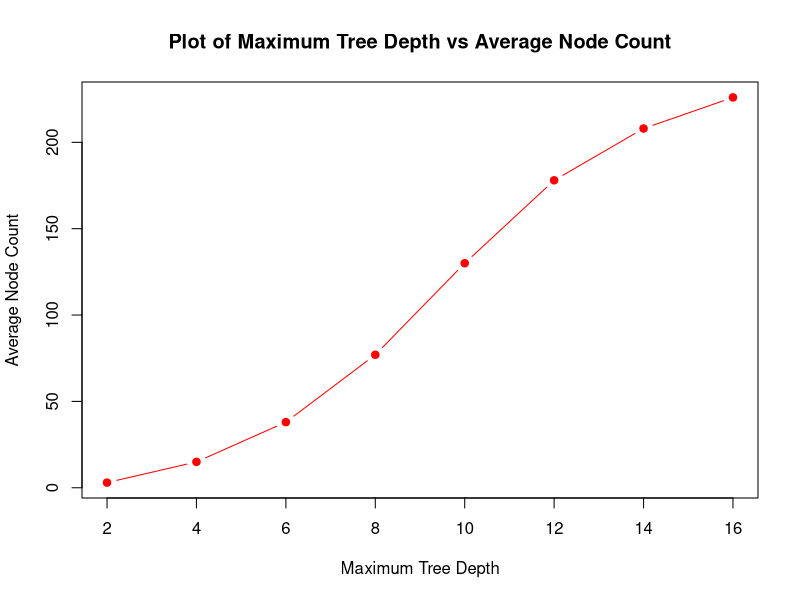
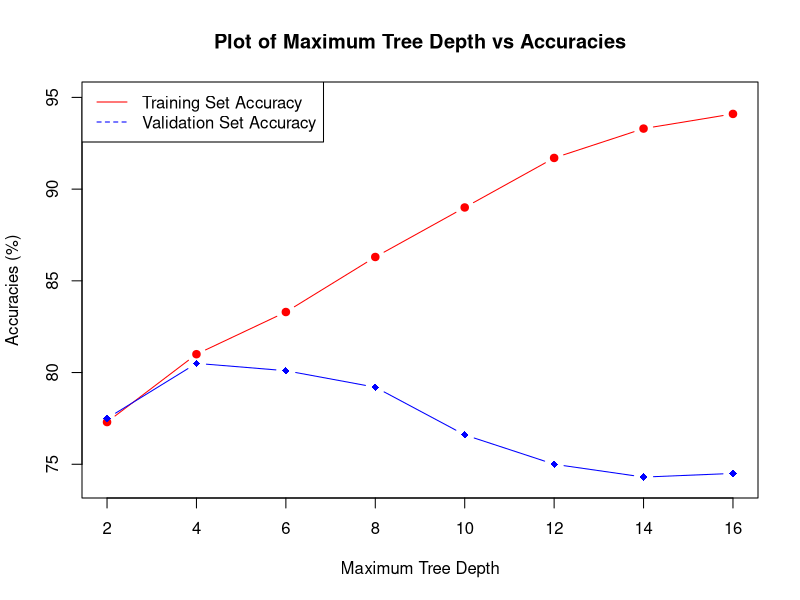
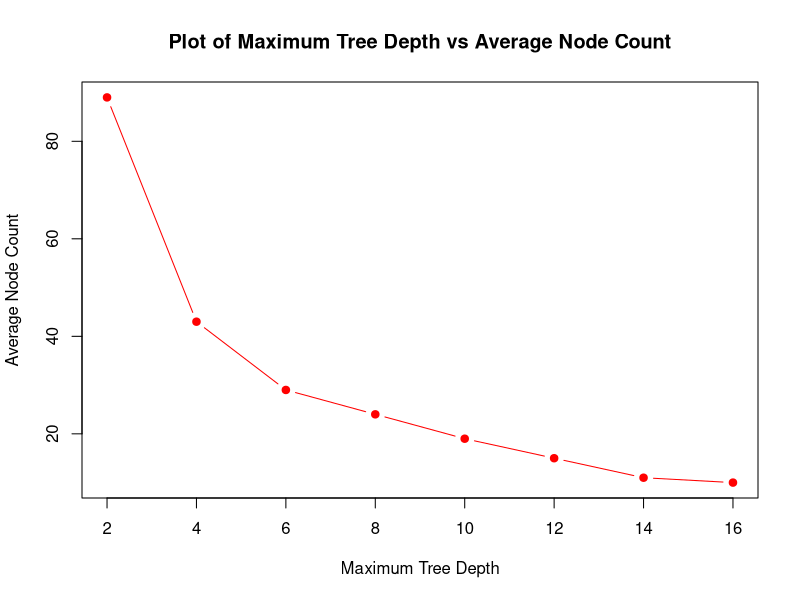
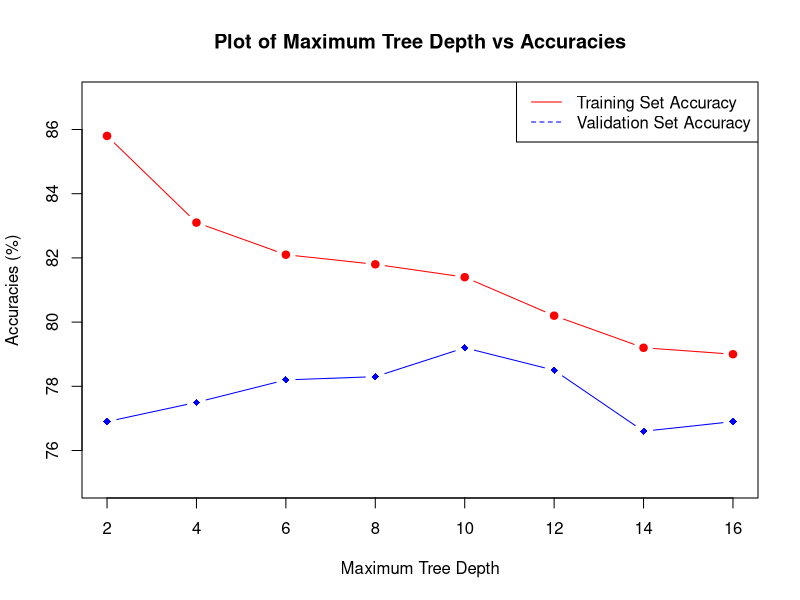

Here is the R script that generated these plots, in order:
depth_size <- c(2,4,6,8,10,12,14,16)
depth_training_accuracy <- c(77.3,81.0,83.3, 86.3, 89.0, 91.7, 93.3, 94.1)
depth_validation_accuracy <- c(77.5,80.5, 80.1, 79.2, 76.6, 75.0, 74.3, 74.5)
depth_node_count <- c(3, 15, 38, 77, 130, 178, 208,226)

plot(depth_size, depth_node_count, type = "b", pch = 19, col = "red", 
     main = "Plot of Maximum Tree Depth vs Average Node Count",
     xlab = "Maximum Tree Depth", ylab = "Average Node Count")
plot(depth_size, depth_training_accuracy, type = "b", pch = 19, col = "red", 
     main = "Plot of Maximum Tree Depth vs Accuracies",
     xlab = "Maximum Tree Depth", ylab = "Accuracies (%)", ylim = c(74, 95))
lines(depth_size, depth_validation_accuracy, pch = 18, col = "blue", type = "b")
legend("topleft", legend=c("Training Set Accuracy", "Validation Set Accuracy"),
       col=c("red", "blue"), lty = 1:2)

split <- c(2,4,6,8,10,12,14,16)
split_training_accuracy <- c(85.8, 83.1, 82.1, 81.8, 81.4, 80.2, 79.2, 79.0)
split_validation_accuracy <- c(76.9, 77.5, 78.2, 78.3, 79.2, 78.5, 76.6, 76.9)
split_node_count <- c(89, 43, 29, 24, 19, 15, 11, 10)
plot(split, split_node_count, type = "b", pch = 19, col = "red", 
     main = "Plot of Maximum Tree Depth vs Average Node Count",
     xlab = "Maximum Tree Depth", ylab = "Average Node Count")
plot(depth_size, split_training_accuracy, type = "b", pch = 19, col = "red", 
     main = "Plot of Maximum Tree Depth vs Accuracies",
     xlab = "Maximum Tree Depth", ylab = "Accuracies (%)", ylim = c(75, 87))
lines(depth_size, split_validation_accuracy, pch = 18, col = "blue", type = "b")
legend("topright", legend=c("Training Set Accuracy", "Validation Set Accuracy"),
       col=c("red", "blue"), lty = 1:2)
